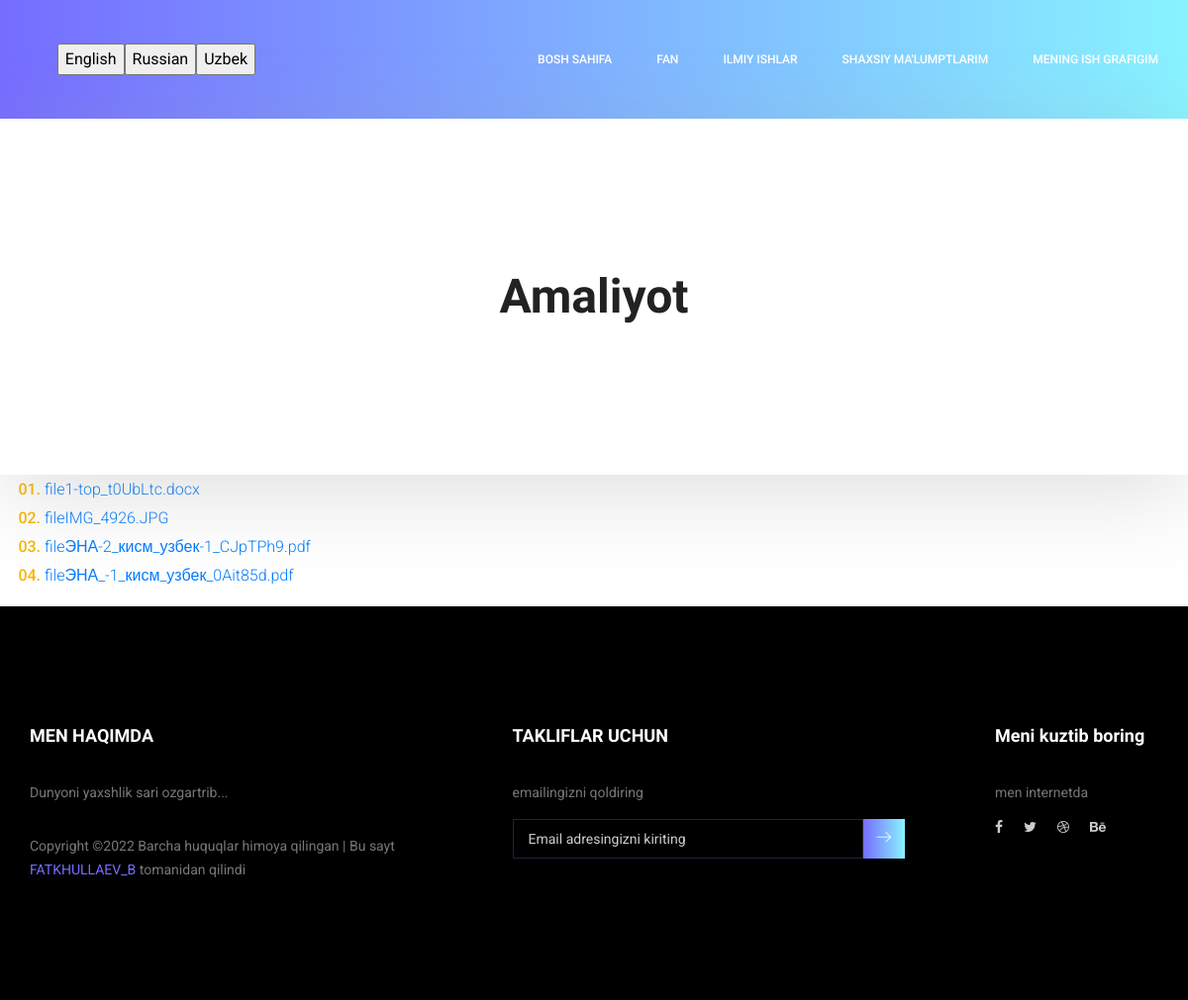
The app's page /uz/files/2/, older data.
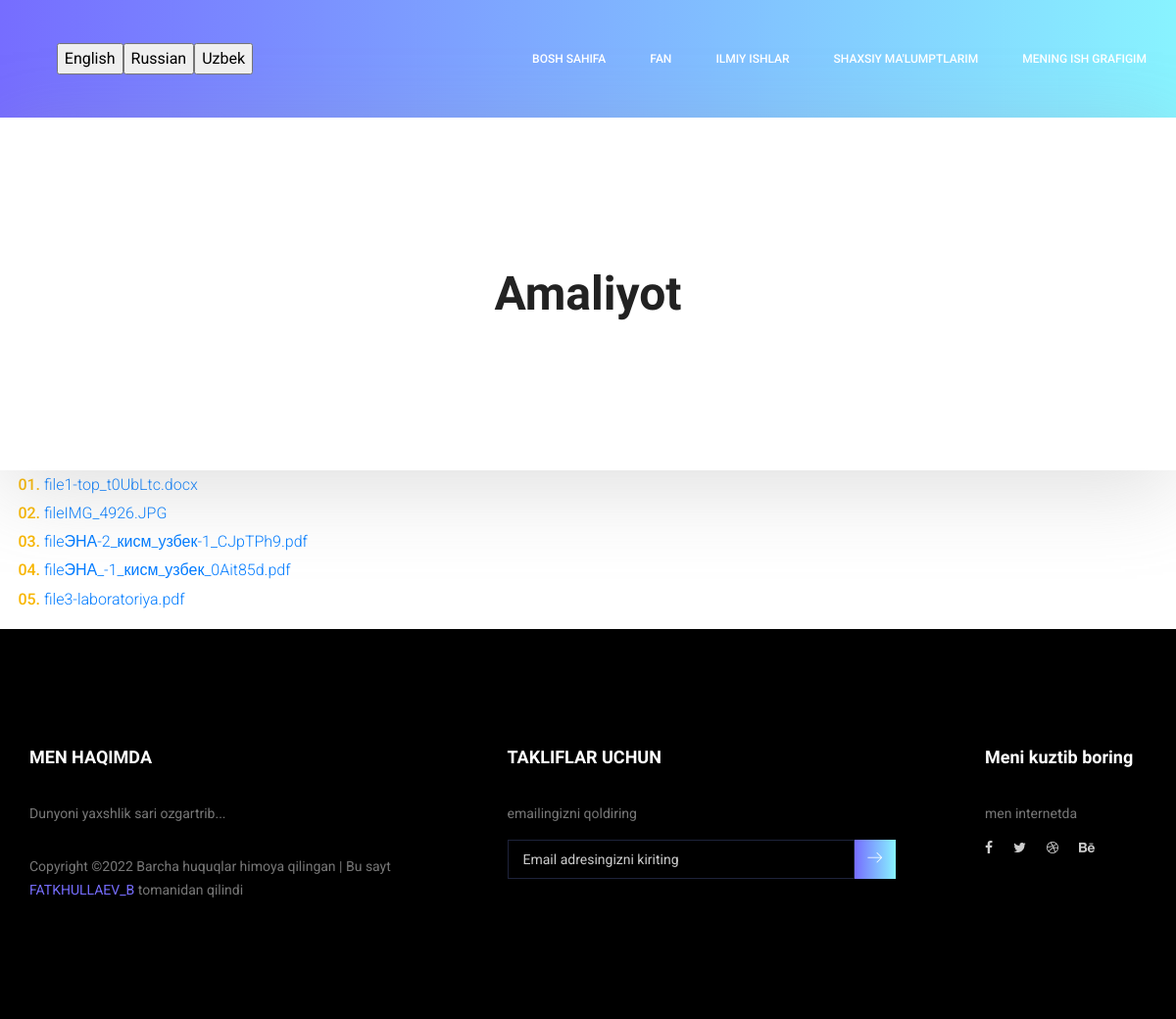
The same page, newer data.
### my_app/models.py (models this page shows)
class Amaliyot(models.Model):
    file = models.FileField()
    page = models.ForeignKey(AmaPage, on_delete=models.CASCADE, null=True)
    def __str__(self):
        return str(self.file)

### my_app/views.py (the view)
# urls.py: path('files/2/', Amal.as_view(), name='file2'),
class Amal(ListView):
    model = Amaliyot
    context_object_name = 'files'
    template_name = "my_app/services.html"
    extra_context = {'title': 'Amaliyot'}

### my_app/templates/my_app/services.html (shortened to what this page needs)
<!doctype html>
<html lang="en">
    <head>
      {% load static %}
		{% load i18n %}
        <link rel="stylesheet" href="{% static 'my_app/css/bootstrap.css' %}">
        <link rel="stylesheet" href="{% static 'my_app/vendors/linericon/style.css' %}">
        <link rel="stylesheet" href="{% static 'my_app/css/font-awesome.min.css' %}">
        <link rel="stylesheet" href="{% static 'my_app/vendors/owl-carousel/owl.carousel.min.css' %}">
        <link rel="stylesheet" href="{% static 'my_app/vendors/lightbox/simpleLightbox.css' %}">
        <link rel="stylesheet" href="{% static 'my_app/vendors/nice-select/css/nice-select.css' %}">
        <link rel="stylesheet" href="{% static 'my_app/vendors/animate-css/animate.css' %}">
        <link rel="stylesheet" href="{% static 'my_app/vendors/popup/magnific-popup.css' %}">
        <link rel="stylesheet" href="{% static 'my_app/vendors/flaticon/flaticon.css' %}">
		<link rel="stylesheet" href="https://cdnjs.cloudflare.com/ajax/libs/font-awesome/4.7.0/css/font-awesome.min.css">
        <link rel="stylesheet" href="{% static 'my_app/css/style.css' %}">
        <link rel="stylesheet" href="{% static 'my_app/css/responsive.css' %}">
    </head>
    <body>
        <header class="header_area" >
			<div class="main_menu">
            	<nav class="navbar navbar-expand-lg navbar-light">
					<div class="container box_1620">
						<p style="color:white" >      &nbsp     &nbsp           &nbsp           &nbsp</p>
						<form action="{% url 'set_language' %}" method="post">
  <input type="submit" value="English" />
</form>
<form action="{% url 'set_language' %}" method="post">
  <input type="submit" value="Russian" />
</form>
<form action="{% url 'set_language' %}" method="post">
  <input type="submit" value="Uzbek" />
</form>
						<div class="collapse navbar-collapse offset" id="navbarSupportedContent" >
							<ul class="nav navbar-nav menu_nav ml-auto">
								<li class="nav-item active"><a class="nav-link" href="{% url 'index' %}">{% trans  "BOSH SAHIFA" %}</a></li>
								<li class="nav-item submenu dropdown">
									<a href="#" class="nav-link dropdown-toggle" data-toggle="dropdown" role="button" aria-haspopup="true" aria-expanded="false">{% trans "FAN" %}</a>
								</li>
								<li class="nav-item submenu dropdown">
									<a href="#" class="nav-link dropdown-toggle" data-toggle="dropdown" role="button" aria-haspopup="true" aria-expanded="false">{% trans  "ilmiy ishlar" %}</a>
								</li>
							<li class="nav-item submenu dropdown">
									<a href="#" class="nav-link dropdown-toggle" data-toggle="dropdown" role="button" aria-haspopup="true" aria-expanded="false">{% trans  "SHAXSIY MA'LUMPTLARIM" %}</a>
								</li>
								<li class="nav-item active"><a class="nav-link" href="{% static 'my_app/files/darsj.pdf' %}">{% trans  "MENING ISH GRAFIGIM" %}</a></li>
							</ul>
						</div>
					</div>
            	</nav>
            </div>
        </header>
        <section class="banner_area">
            <div class="box_1620">
				<div class="banner_inner d-flex align-items-center">
					<div class="container">
						<div class="banner_content text-center">
							<h2>{{ title }}</h2>
						</div>
					</div>
				</div>
            </div>
        </section>
<div class="col-lg-4 col-sm-6 mt-sm-30 typo-sec">
	<div class="">
		<ol class="ordered-list">
			{% for f in files %}
				<li><span><a href="/media/{{f}}" download>file{{f}}</a></span></li>
			{% endfor %}
		</ol>
	</div>
</div>
  <footer class="footer_area p_120">
        	<div class="container">
        		<div class="row footer_inner">
        			<div class="col-lg-5 col-sm-6">
        				<aside class="f_widget ab_widget">
        					<div class="f_title">
        						<h3>{% trans "MEN HAQIMDA  "%}</h3>
        					</div>
        					<p>{% trans "Dunyoni yaxshlik sari ozgartrib..." %}</p>
        					<p>
Copyright &copy;<script>document.write(new Date().getFullYear());</script> {% trans "Barcha huquqlar himoya qilingan | Bu sayt" %} <a href="https://t.me/fatkhullaev_b">FATKHULLAEV_B</a>{% trans " tomanidan qilindi" %}
        				</aside>
        			</div>
        			<div class="col-lg-5 col-sm-6">
        				<aside class="f_widget news_widget">
        					<div class="f_title">
        						<h3>{% trans "TAKLIFLAR UCHUN" %} </h3>
        					</div>
        					<p>{% trans "emailingizni qoldiring" %}</p>
        					<div id="mc_embed_signup">
                                <form target="_blank" action="" method="get" class="subscribe_form relative">
                                	<div class="input-group d-flex flex-row">
                                        <input name="EMAIL" placeholder="Email adresingizni kiriting" onfocus="this.placeholder = ''" onblur="this.placeholder = 'Email Address '" required="" type="email">
                                        <button class="btn sub-btn"><span class="lnr lnr-arrow-right"></span></button>
                                    </div>
                                </form>
                            </div>
        				</aside>
        			</div>
        			<div class="col-lg-2">
        				<aside class="f_widget social_widget">
        					<div class="f_title">
        						<h3>{% trans "Meni kuztib boring" %}</h3>
        					</div>
        					<p>{% trans "men internetda" %}</p>
        					<ul class="list">
        						<li><a href="#"><i class="fa fa-facebook"></i></a></li>
        						<li><a href="#"><i class="fa fa-twitter"></i></a></li>
        						<li><a href="#"><i class="fa fa-dribbble"></i></a></li>
        						<li><a href="#"><i class="fa fa-behance"></i></a></li>
        					</ul>
        				</aside>
        			</div>
        		</div>
        	</div>
        </footer>
    </body>
</html>

### my_app/static/my_app/css/style.css (style rules this page uses)
.list { list-style: none; margin: 0px; padding: 0px; }
a { text-decoration: none; transition: all 0.3s ease-in-out; }
body { line-height: 26px; font-size: 16px; font-family: "Roboto", sans-serif; font-weight: normal; color: #777777; }
h1, h2, h3, h4, h5, h6 { font-family: "Heebo", sans-serif; font-weight: bold; }
.p_120 { padding-top: 120px; padding-bottom: 120px; }
@media (min-width: 1200px) { .container { max-width: 1170px; } }
.header_area { position: absolute; width: 100%; top: 0; left: 0; z-index: 99; transition: background 0.4s, all 0.3s linear; }
.header_area .navbar { background: transparent; padding: 0px; border: 0px; border-radius: 0px; }
.header_area .navbar .nav .nav-item { margin-right: 45px; }
.header_area .navbar .nav .nav-item .nav-link { font: 500 12px/120px "Roboto", sans-serif; text-transform: uppercase; color: #fff; padding: 0px; display: inline-block; }
.header_area .navbar .nav .nav-item .nav-link:after { display: none; }
.header_area .navbar .nav .nav-item:hover .nav-link, .header_area .navbar .nav .nav-item.active .nav-link { color: #fff; }
.header_area .navbar .nav .nav-item.submenu { position: relative; }
.header_area .navbar .nav .nav-item:last-child { margin-right: 0px; }
.banner_area { position: relative; z-index: 1; min-height: 350px; background-image: -moz-linear-gradient(0deg, #766dff 0%, #88f3ff 100%); background-image: -webkit-linear-gradient(0deg, #766dff 0%, #88f3ff 100%); background-image: -ms-linear-gradient(0deg, #766dff 0%, #88f3ff 100%); margin-bottom: 120px; }
.banner_area .box_1620 { background: #fff; min-height: 360px; border-radius: 12px; position: relative; bottom: -120px; box-shadow: 0px 20px 80px 0px rgba(153, 153, 153, 0.3); }
.banner_area .banner_inner { position: relative; overflow: hidden; width: 100%; min-height: 360px; z-index: 1; }
.banner_area .banner_inner .banner_content h2 { color: #222222; font-size: 48px; font-family: "Heebo", sans-serif; margin-bottom: 0px; font-weight: bold; }
h2 { font-size: 30px; }
h3 { font-size: 24px; }
.ordered-list { margin-left: 30px; }
.ordered-list li { list-style-type: decimal-leading-zero; color: #f8b600; font-weight: 500; line-height: 1.82em !important; }
.ordered-list li span { font-weight: 300; color: #777777; }
.ordered-list { list-style: none; padding: 0px; }
.footer_area { background: #000; }
.f_title { margin-bottom: 35px; }
.f_title h3 { color: #fff; font-size: 18px; font-weight: bold; font-family: "Heebo", sans-serif; margin-bottom: 0px; }
.ab_widget p { font-size: 14px; line-height: 24px; font-family: "Roboto", sans-serif; color: #777777; margin-bottom: 30px; }
.ab_widget p a { color: #766dff; }
.ab_widget p + p { margin-bottom: 0px; }
.news_widget { padding-right: 15px; }
.news_widget p { font-size: 14px; line-height: 24px; font-family: "Roboto", sans-serif; color: #777777; margin-bottom: 15px; }
.news_widget .input-group input { height: 40px; background: transparent; border-radius: 0px; width: 80%; border: none; padding: 0px 15px; border: 1px solid #1e233b; font-size: 14px; font-family: "Roboto", sans-serif; color: #cccccc; outline: none; box-shadow: none; }
.news_widget .input-group .sub-btn { border-radius: 0px; background-image: -moz-linear-gradient(0deg, #766dff 0%, #88f3ff 100%); background-image: -webkit-linear-gradient(0deg, #766dff 0%, #88f3ff 100%); background-image: -ms-linear-gradient(0deg, #766dff 0%, #88f3ff 100%); outline: none !important; box-shadow: none !important; padding: 0px; border: none; width: 42px; cursor: pointer; color: #fff; }
.social_widget p { font-size: 14px; line-height: 24px; font-family: "Roboto", sans-serif; color: #777777; margin-bottom: 10px; }
.social_widget .list li { margin-right: 17px; display: inline-block; }
.social_widget .list li a { color: #cccccc; font-size: 14px; transition: all 300ms linear 0s; }
.social_widget .list li:last-child { margin-right: 0px; }

### my_app/static/my_app/css/responsive.css (style rules this page uses)
@media (max-width:1619px) { .banner_area .box_1620 { border-radius: 0px; } }

Row changes from the older to the newer data that the page shows:
added Amaliyot: file "3-laboratoriya.pdf"
